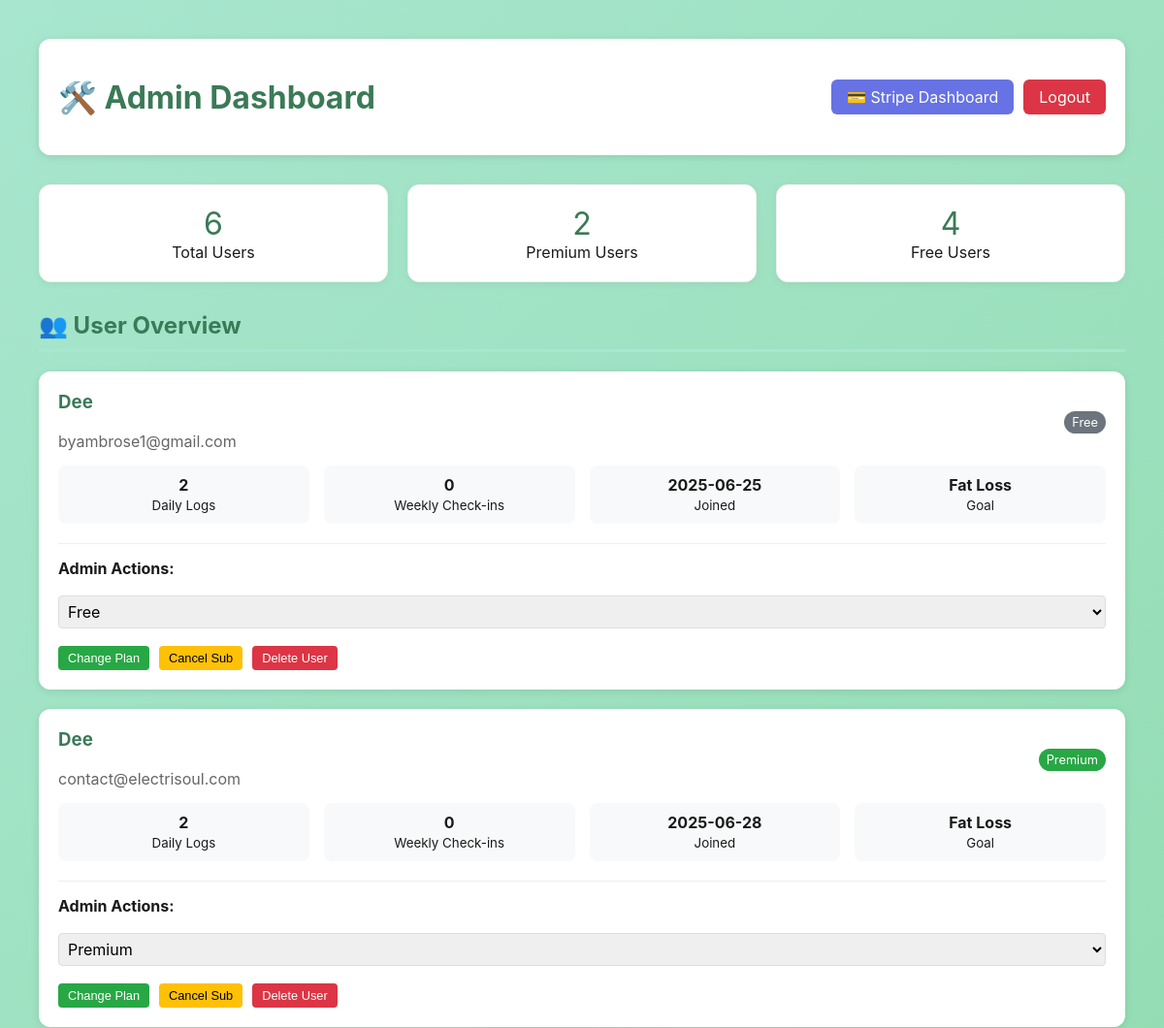
Before: /admin/dashboard (signed in, upper part) with the older database file.
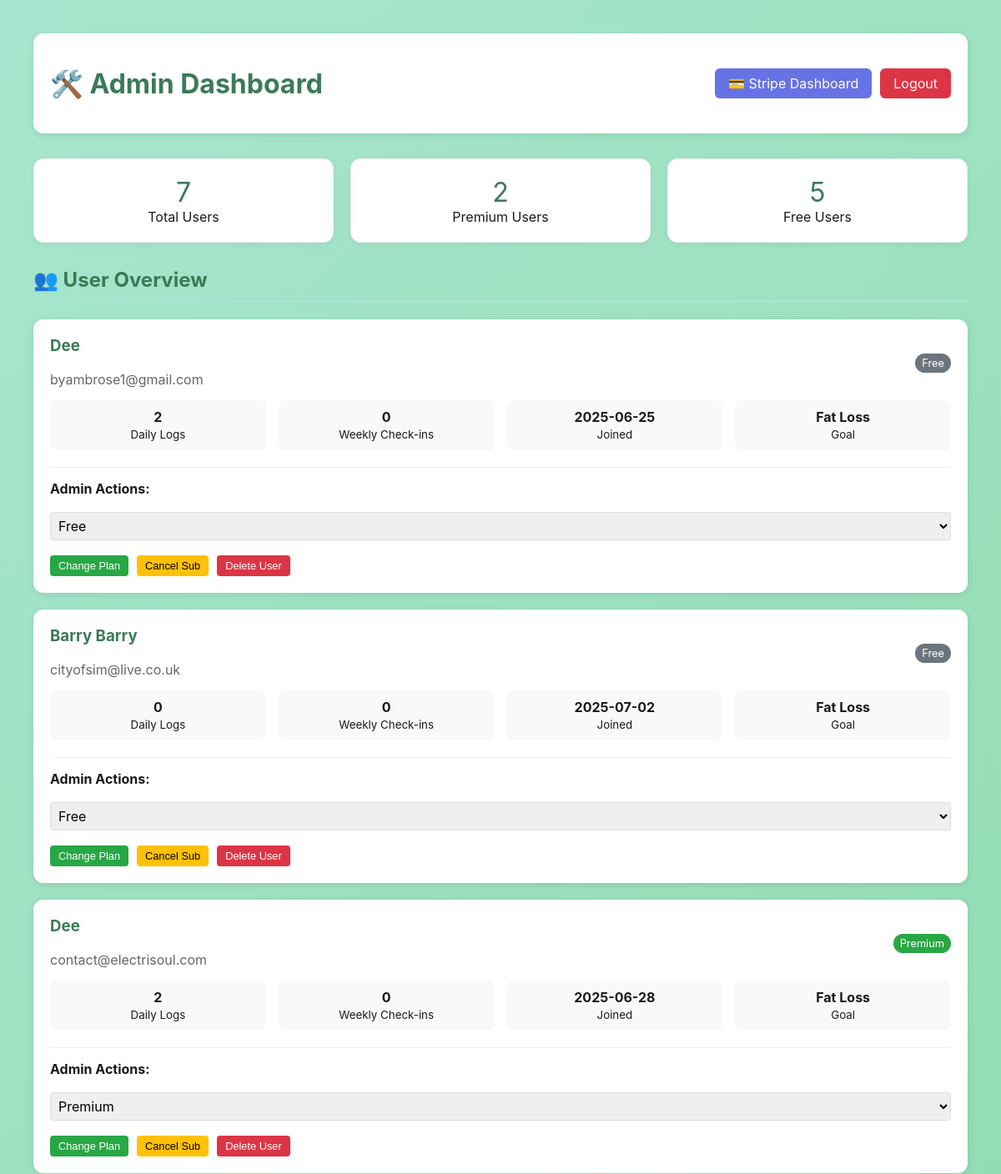
After: the same page with the newer database file.
### tables this page shows
CREATE TABLE users (
            email TEXT PRIMARY KEY,
            name TEXT NOT NULL,
            password TEXT NOT NULL,
            created_at TEXT NOT NULL,
            subscription_tier TEXT DEFAULT 'free',
            subscription_status TEXT DEFAULT 'active',
            stripe_customer_id TEXT,
            profile_data TEXT
        );

### main.py (the view)
@app.route('/admin/dashboard')
def admin_dashboard():
    if not session.get('admin_authenticated'):
        return redirect(url_for('admin_login'))
    from database import get_all_users
    users = get_all_users()
    return render_template('admin_dashboard.html', users=users)

### database.py (called while the page is built)
def get_all_users():
    conn = sqlite3.connect('fitness_app.db')
    cursor = conn.cursor()
    cursor.execute('SELECT email FROM users')
    user_emails = [row[0] for row in cursor.fetchall()]
    conn.close()
    users = []
    for email in user_emails:
        user = get_user(email)
        if user:
            users.append(user)
    return users

### templates/admin_dashboard.html (shortened to what this page needs)
<!DOCTYPE html>
<html lang="en">
<head>
    <link rel="stylesheet" href="{{ url_for('static', filename='style.css') }}">
</head>
<body>
    <div class="admin-container">
        <div class="admin-header">
            <h1>🛠️ Admin Dashboard</h1>
            <div style="display: flex; gap: 10px;">
                <a href="/admin/stripe-dashboard" class="admin-btn" style="background: #6772e5; color: white; padding: 8px 16px; text-decoration: none; border-radius: 6px;">💳 Stripe Dashboard</a>
                <a href="/admin/logout" class="logout-btn">Logout</a>
            </div>
        </div>
        <div class="dashboard-stats" style="display: grid; grid-template-columns: repeat(auto-fit, minmax(200px, 1fr)); gap: 20px; margin-bottom: 30px;">
            <div class="stat-card" style="background: white; padding: 20px; border-radius: 12px; text-align: center;">
                <div style="font-size: 2rem; color: #3B7A57;">{{ users|length }}</div>
                <div>Total Users</div>
            </div>
            <div class="stat-card" style="background: white; padding: 20px; border-radius: 12px; text-align: center;">
                <div style="font-size: 2rem; color: #3B7A57;">{{ users|selectattr('subscription_tier', 'equalto', 'premium')|list|length }}</div>
                <div>Premium Users</div>
            </div>
            <div class="stat-card" style="background: white; padding: 20px; border-radius: 12px; text-align: center;">
                <div style="font-size: 2rem; color: #3B7A57;">{{ users|selectattr('subscription_tier', 'equalto', 'free')|list|length }}</div>
                <div>Free Users</div>
            </div>
        </div>
        <h2>👥 User Overview</h2>
        <div class="users-grid">
            {% for user in users %}
            <div class="user-card">
                <div class="user-header">
                    <div>
                        <h3>{{ user.name|title }}</h3>
                        <p style="color: #666; margin: 0;">{{ user.email }}</p>
                    </div>
                    <div style="text-align: right;">
                        <span style="background: {% if user.subscription_tier == 'premium' %}#28a745{% else %}#6c757d{% endif %}; color: white; padding: 4px 8px; border-radius: 12px; font-size: 0.8rem;">
                            {{ user.subscription_tier|title }}
                        </span>
                    </div>
                </div>
                <div class="user-stats">
                    <div class="stat-item">
                        <div style="font-weight: bold;">{{ user.daily_logs|length if user.daily_logs else 0 }}</div>
                        <small>Daily Logs</small>
                    </div>
                    <div class="stat-item">
                        <div style="font-weight: bold;">{{ user.weekly_checkins|length if user.weekly_checkins else 0 }}</div>
                        <small>Weekly Check-ins</small>
                    </div>
                    <div class="stat-item">
                        <div style="font-weight: bold;">{{ user.created_at[:10] if user.created_at else 'N/A' }}</div>
                        <small>Joined</small>
                    </div>
                    <div class="stat-item">
                        <div style="font-weight: bold;">
                            {% if user.profile_data.goal %}{{ user.profile_data.goal|replace('_', ' ')|title }}{% else %}Not Set{% endif %}
                        </div>
                        <small>Goal</small>
                    </div>
                </div>
                <div style="margin-top: 20px; padding-top: 15px; border-top: 1px solid #eee;">
                    <strong>Admin Actions:</strong>
                    <div style="display: flex; gap: 10px; margin-top: 10px; flex-wrap: wrap;">
                        <select id="subscription-{{ loop.index }}" style="padding: 5px; border: 1px solid #ddd; border-radius: 4px;">
                            <option value="free" {% if user.subscription_tier == 'free' %}selected{% endif %}>Free</option>
                            <option value="premium" {% if user.subscription_tier == 'premium' %}selected{% endif %}>Premium</option>
                        </select>
                        <button onclick="changeSubscription('{{ user.email }}', document.getElementById('subscription-{{ loop.index }}').value)"
                                style="background: #28a745; color: white; border: none; padding: 5px 10px; border-radius: 4px; cursor: pointer; font-size: 0.8rem;">
                            Change Plan
                        </button>
                        <button onclick="cancelUser('{{ user.email }}')"
                                style="background: #ffc107; color: black; border: none; padding: 5px 10px; border-radius: 4px; cursor: pointer; font-size: 0.8rem;">
                            Cancel Sub
                        </button>
                        <button onclick="if(confirm('Are you sure you want to delete this user? This cannot be undone.')) deleteUser('{{ user.email }}')"
                                style="background: #dc3545; color: white; border: none; padding: 5px 10px; border-radius: 4px; cursor: pointer; font-size: 0.8rem;">
                            Delete User
                        </button>
                    </div>
                </div>
            </div>
            {% endfor %}
        </div>
    </div>
</body>
</html>

### static/style.css (style rules this page uses)
* { box-sizing: border-box; }
body { font-family: 'Inter', -apple-system, BlinkMacSystemFont, 'Segoe UI', sans-serif; margin: 0; padding: 20px; background: linear-gradient(135deg, #A8E6CF 0%, #88D8A3 100%); min-height: 100vh; color: #1a1a1a; }
h1 { color: #3B7A57; text-align: center; margin-bottom: 20px; font-size: 2rem; }
h2 { color: #3B7A57; margin-top: 30px; border-bottom: 3px solid #A8E6CF; padding-bottom: 10px; font-size: 1.5rem; }
h3 { color: #3B7A57; margin-top: 0; }
p { text-align: center; color: #666; margin-bottom: 30px; }
input, textarea, select { width: 100%; padding: 16px; border: 2px solid #e5e5e5; border-radius: 12px; font-size: 16px; font-family: 'Inter', sans-serif; margin: 8px 0; }
.stat-card { background: white; padding: 20px; border-radius: 12px; text-align: center; box-shadow: 0 2px 8px rgba(0,0,0,0.05); border: 1px solid #f0f0f0; transition: transform 0.2s ease; }

### templates/admin_dashboard.html (style rules this page uses)
.admin-container { max-width: 1200px; margin: 0 auto; padding: 20px; }
.admin-header { display: flex; justify-content: space-between; align-items: center; margin-bottom: 30px; padding: 20px; background: white; border-radius: 12px; box-shadow: 0 2px 8px rgba(0,0,0,0.1); }
.users-grid { display: grid; gap: 20px; }
.user-card { background: white; padding: 20px; border-radius: 12px; box-shadow: 0 2px 8px rgba(0,0,0,0.1); }
.user-header { display: flex; justify-content: space-between; align-items: center; margin-bottom: 15px; }
.user-stats { display: grid; grid-template-columns: repeat(auto-fit, minmax(120px, 1fr)); gap: 15px; margin-top: 15px; }
.stat-item { text-align: center; padding: 10px; background: #f8f9fa; border-radius: 8px; }
.logout-btn { background: #dc3545; color: white; padding: 8px 16px; text-decoration: none; border-radius: 6px; }

Changed rows visible on the page:
added users: name "Barry Barry", email "cityofsim@live.co.uk", subscription_tier "Free", daily_logs|length "0", weekly_checkins|length "0", created_at "2025-07-02", profile_data.goal "Fat Loss"
Other visible differences:
{{ users|length }}: "6" → "7"
{{ users|selectattr('subscription_tier', 'equalto', 'free')|list|length }}: "4" → "5"
